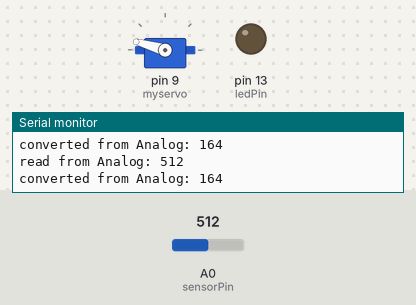
Bench run of a sketch on a simulated Arduino Uno, built with avr-gcc and run on an emulated ATmega328P. Parts: servo, output pins drawn as LEDs (lit = HIGH), the last lines printed to the serial monitor. The test bench sets the inputs (shaded band); at power-on: A0 (sensorPin) = 512.

Above: at 1.2 s.
1.3 s: A0 (sensorPin) set to 306
At 2.1 s:
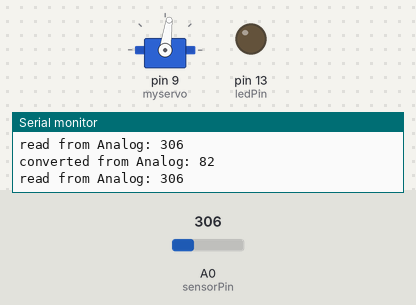
2.8 s: A0 (sensorPin) set to 122
At 4.0 s:
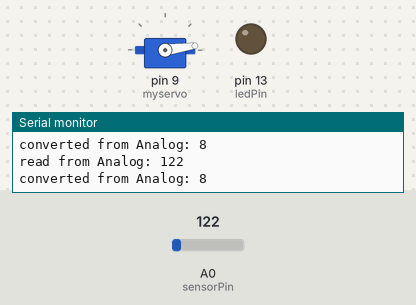
4.3 s: A0 (sensorPin) set to 716
At 5.5 s:
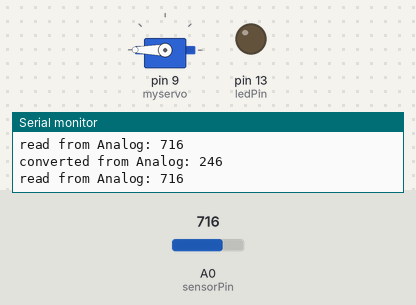
5.8 s: A0 (sensorPin) set to 511
At 6.4 s:
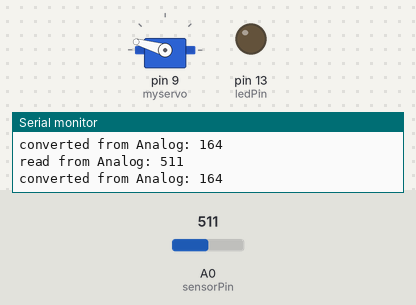
7.3 s: A0 (sensorPin) set to 900
At 7.9 s:
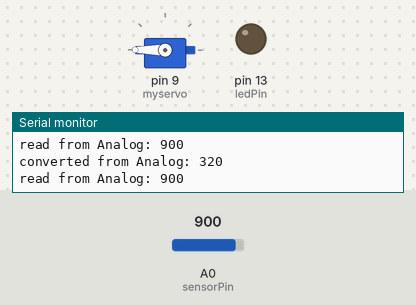
Timing chart, 0 to 10.3 s (numbered marks = the images above; inputs shaded):
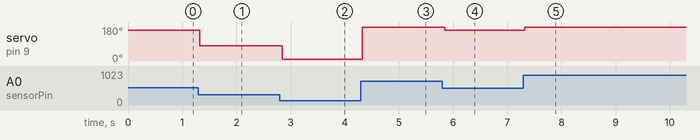

Measured:
- after the input at 1.3 s, servo on pin 9 (myservo): 164° → 82° at once
- after the input at 2.8 s, servo on pin 9 (myservo): 82° → 8° after 0.05 s
- after the input at 4.3 s, servo on pin 9 (myservo): 8° → 180° at once
- after the input at 5.8 s, servo on pin 9 (myservo): 180° → 164° after 0.05 s
- after the input at 7.3 s, servo on pin 9 (myservo): 164° → 180° at once

The sketch:

SensorToServo.ino
```cpp
#include <Servo.h>

int sensorPin = A0;
int ledPin = 13;

int sensorValue = 0;

int oldAng = 0;
int newAng = 180;
int anaRead;

Servo myservo;  // create servo object to control a servo

int potpin = 0;  // analog pin used to connect the potentiometer
int val;    // variable to read the value from the analog pin


void setup()
{
  Serial.begin(9600);
  pinMode(ledPin, OUTPUT);
  myservo.attach(9);  // attaches the servo on pin 9 to the servo object
}

void loop()
{
  anaRead = analogRead(sensorPin);
  sensorValue = map(anaRead, 100, 550, 0, 180);
  if(sensorValue > oldAng + 5 || sensorValue < oldAng - 5){
    oldAng = sensorValue;
  }

  Serial.print("read from Analog: ");
  Serial.print(anaRead);
  Serial.print("\nconverted from Analog: ");
  Serial.print(sensorValue);
  Serial.print("\n");

  myservo.write(oldAng);
  delay(50);
}
```
